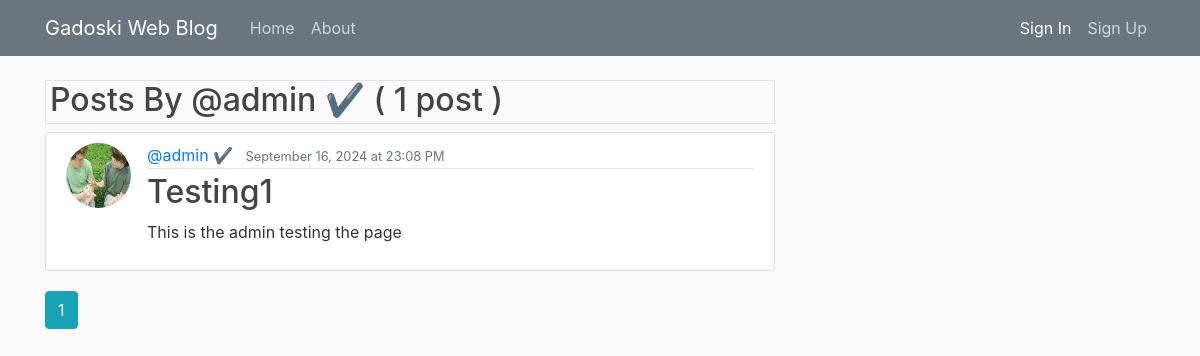
/user/admin ✔, run on an earlier commit of the app's database.
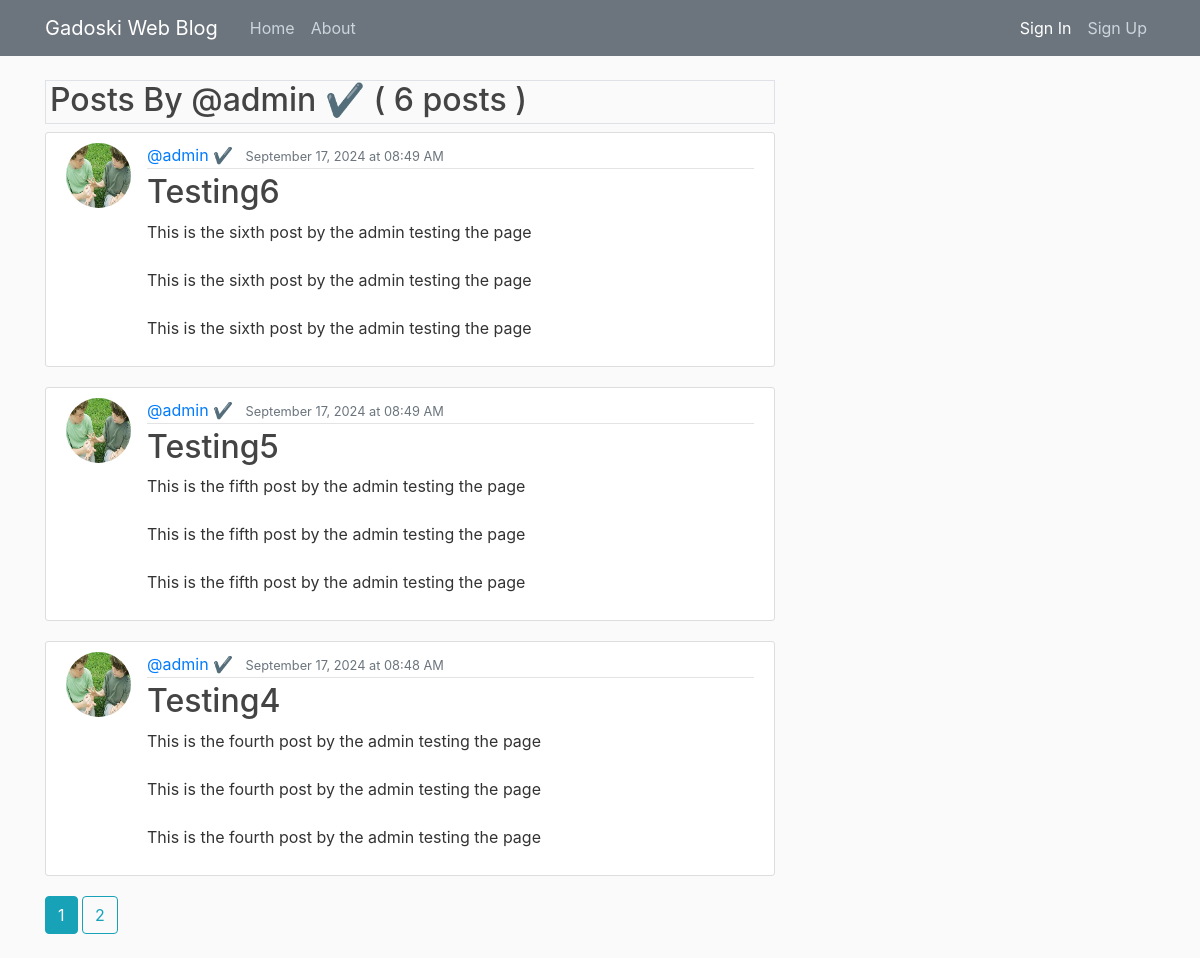
And on a later commit of the database.
### flaskblog/models.py (models this page shows, shortened)
class Post(db.Model):
    id = db.Column(db.Integer, primary_key=True)
    title = db.Column(db.String(100), nullable=False)
    date_posted = db.Column(db.DateTime, nullable=False, default=datetime.utcnow)
    content = db.Column(db.Text, nullable=False)
    user_id = db.Column(db.Integer, db.ForeignKey('user.id'), nullable=False)

class User(db.Model, UserMixin):
    id = db.Column(db.Integer, primary_key=True)
    username = db.Column(db.String(22), unique=True, nullable=False)
    email = db.Column(db.String(120), unique=True, nullable=False)
    profile_image = db.Column(db.String(120), nullable=False, default='static/images/default.jpg')
    password = db.Column(db.String(120), nullable=False)
    posts = db.relationship('Post', backref='author', lazy=True)
    bio = db.Column(db.Text, nullable=True)

### flaskblog/users/routes.py (the view)
@users.route('/user/<string:username>')
def userPosts(username):
    page = request.args.get('page', 1, type=int)
    user = User.query.filter_by(username=username).first_or_404()
    posts = Post.query.filter_by(author=user).order_by(Post.date_posted.desc()).paginate(page=page, per_page=3)
    return render_template('userPosts.html', posts = posts, user=user)

### flaskblog/templates/userPosts.html
{% extends "layout.html" %}
{% block data %}
  <h2 class="border border-2 border-gray mb-2 pl-1 pb-1">
    Posts By @{{ user.username }} (
    {{ posts.total }} {{ "post" if posts.total == 1 else "posts" }}
    )
  </h2>
{% for post in posts.items %}
<article class="media content-section">
  <img
    class="rounded-circle article-img"
    src="{{ url_for('static', filename='images/' + post.author.profile_image) }}"
    alt="Profile Picture"
  />
  <div class="media-body">
    <div class="article-metadata">
      <a class="mr-2" href="{{ url_for('users.userPosts', username=post.author.username) }}">@{{ post.author.username }}</a>
      <small class="text-secondary"
        >{{ post.date_posted.strftime('%B %d, %Y at %H:%M %p')
        }}</small
      >
    </div>
    <h2>
      <a class="article-title" href="{{ url_for('posts.post', post_id=post.id) }}"
        >{{ post.title }}</a
      >
    </h2>
    <p class="article-content">{{ post.content }}</p>
  </div>
</article>
{% endfor %}
{% for page_num in posts.iter_pages(left_edge=1, right_edge=1, left_current=2, right_current=2) %}
  {% if page_num %}
    {% if posts.page == page_num %}
      <a class="btn btn-info mb-4" href="{{ url_for('users.userPosts', username=user.username, page=page_num) }}">{{ page_num }}</a>
    {% else %}
      <a class="btn btn-outline-info mb-4" href="{{ url_for('users.userPosts', username=user.username, page=page_num) }}">{{ page_num }}</a>
    {% endif %}
  {% else %}
    ...
  {% endif %}
{% endfor %}
{% endblock data %}

What changed in the data, as far as the page shows it:
no longer on this page (row unchanged): Post: profile_image (picture), author.username "admin ✔", date_posted "September 16, 2024 at 23:08 PM", title "Testing1", content "This is the admin testing the page"
added Post: profile_image (picture), author.username "admin ✔", date_posted "September 17, 2024 at 08:49 AM", title "Testing6", content "This is the sixth post by the admin testing the page This is the sixth post by the admin testing the page This is the sixth post by the admin testing the page"
added Post: profile_image (picture), author.username "admin ✔", date_posted "September 17, 2024 at 08:49 AM", title "Testing5", content "This is the fifth post by the admin testing the page This is the fifth post by the admin testing the page This is the fifth post by the admin testing the page"
added Post: profile_image (picture), author.username "admin ✔", date_posted "September 17, 2024 at 08:48 AM", title "Testing4", content "This is the fourth post by the admin testing the page This is the fourth post by the admin testing the page This is the fourth post by the admin testing the page"
Also different on the page:
{{ posts.total }}: "1" → "6"
{{ "post" if posts.total == 1 else "posts" }}: "post" → "posts"
new list line: "2"
